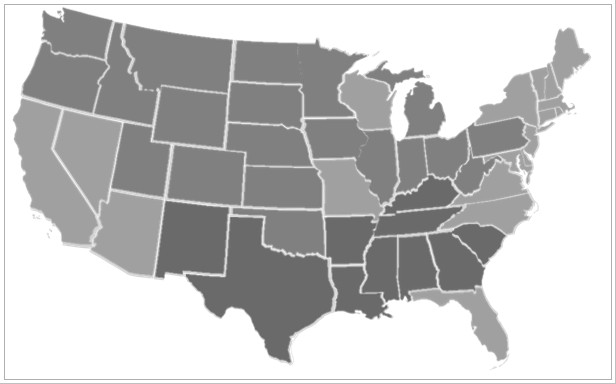
#> input picture PIM/pseudocor/mapaEUA.jpg, 616 x 384 px
$ python mapUSA_colorMap.py
#> lines starting #> are read from the running program, lines starting #| are printed output that depends on the picture
# Gabriel Guebarra Conejo e Rafael Rizzatti

import numpy as np
import matplotlib.pyplot as plt
import matplotlib as mpl
from numpy.random import randn
from matplotlib import cm
import time as tm
from mpl_toolkits.mplot3d import Axes3D
from pylab import *
# -*- coding: cp1252 -*-
from PIL import Image

pil1=Image.open('mapaEUA.jpg')
#> pil1 is the input picture: PIL image 616x384 L; min 96, max 255, mean 194
(l,h)=pil1.size
#> l = 616; h = 384
print(l,h)
#| 616 384

Iout=Image.new('RGB', (l,h))
#> Iout: PIL image 616x384 RGB; every value is 0


for j in range(0, h):
    for i in range(0, l):
        val=pil1.getpixel((i,j))
        temp= cm.cubehelix(val)
        temp =(np.uint8(255*(np.asarray(temp[0:3]))))
        Iout.putpixel((i,j),(temp[0],temp[1],temp[2]))
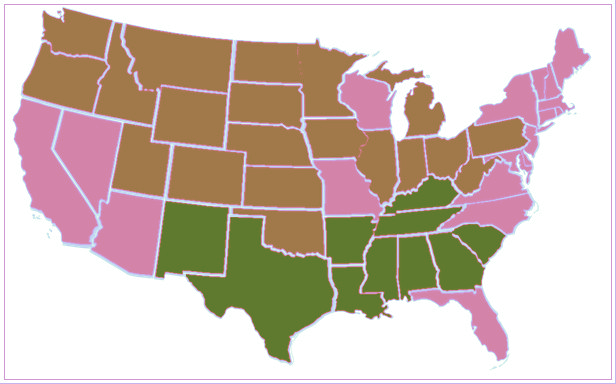
#> Iout: PIL image 616x384 RGB; mean R, G, B 206.8, 189.9, 179.1


Iout.save("mapColored.jpg","JPEG")

n=pil1.histogram()
#> n = 256 values, max 103201 at index 255, min 0 at index 0, mean 924

narray = np.asarray(n)
#> narray has the same summary as n
p=np.float32(narray)/(l*h)
#> p = 256 values, max 0.436 at index 255, min 0 at index 0, mean 0.00391
print((l*h))
#| 236544
b2=plt.bar(range(256),p)
#> b2 = 256 items

data = np.asarray(Iout)
fig, ax = plt.subplots()
cax = ax.imshow(data, interpolation='nearest', cmap=cm.cubehelix)
cbar = fig.colorbar(cax, ticks=[0, 128, 255])
#> (the run stopped early here; a loop or call above may not have finished)
